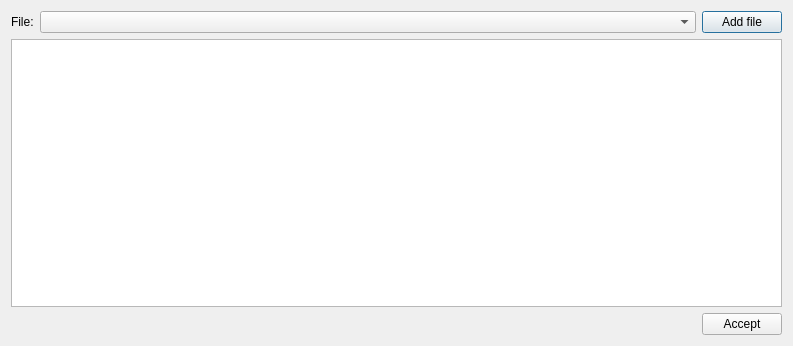
<?xml version="1.0" encoding="UTF-8"?>
<ui version="4.0">
 <class>LayersSetDialog</class>
 <widget class="QDialog" name="LayersSetDialog">
  <property name="geometry">
   <rect>
    <x>0</x>
    <y>0</y>
    <width>793</width>
    <height>346</height>
   </rect>
  </property>
  <property name="windowTitle">
   <string>Layer Set Dialog</string>
  </property>
  <layout class="QGridLayout" name="gridLayout">
   <item row="0" column="0">
    <layout class="QHBoxLayout" name="horizontalLayout_2">
     <item>
      <widget class="QLabel" name="fileLabel">
       <property name="text">
        <string>File:</string>
       </property>
      </widget>
     </item>
     <item>
      <widget class="QComboBox" name="fileComboBox">
       <property name="sizePolicy">
        <sizepolicy hsizetype="Expanding" vsizetype="Fixed">
         <horstretch>0</horstretch>
         <verstretch>0</verstretch>
        </sizepolicy>
       </property>
      </widget>
     </item>
     <item>
      <widget class="QPushButton" name="addFilePushButton">
       <property name="text">
        <string>Add file</string>
       </property>
      </widget>
     </item>
    </layout>
   </item>
   <item row="1" column="0">
    <widget class="QTableWidget" name="tableWidget"/>
   </item>
   <item row="2" column="0">
    <layout class="QHBoxLayout" name="horizontalLayout">
     <item>
      <spacer name="horizontalSpacer">
       <property name="orientation">
        <enum>Qt::Horizontal</enum>
       </property>
       <property name="sizeHint" stdset="0">
        <size>
         <width>508</width>
         <height>20</height>
        </size>
       </property>
      </spacer>
     </item>
     <item>
      <widget class="QPushButton" name="acceptPushButton">
       <property name="text">
        <string>Accept</string>
       </property>
      </widget>
     </item>
    </layout>
   </item>
  </layout>
 </widget>
 <resources/>
 <connections/>
</ui>
